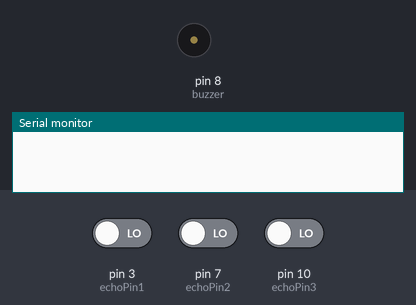
Bench run of a sketch on a simulated Arduino Uno, built with avr-gcc and run on an emulated ATmega328P. Parts: buzzer (waves = sounding, pin HIGH), the last lines printed to the serial monitor. Inputs (shaded band) come from the test bench; at power-on: pin 3 (echoPin1) LOW, pin 7 (echoPin2) LOW, pin 10 (echoPin3) LOW. Pins used as bus, display or sensor lines are not drawn.

Above: at 0.1 s.
At 2.2 s:
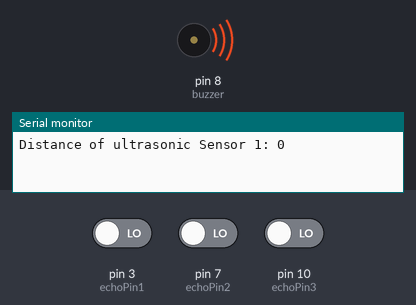
Timing chart, 0 to 3.7 s (numbered marks = the images above):
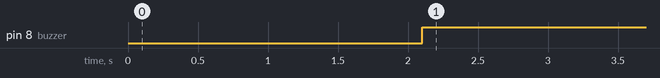

Measured:
- by itself, pin 8 (buzzer): LOW → HIGH at 2.1 s

The sketch:

main.ino
```cpp
//pins for ultrasonic sensor 1
const int trigoPin1=2;
const int echoPin1=3;

//pins for ultrasonic sensor 2
const int trigoPin2=6;
const int echoPin2=7;

//pins for ultrasonic sensor 3
const int trigoPin3=9;
const int echoPin3=10;

//pin for buzzer
const int buzzer = 8;

long duration;
int distance;


void setup()
{

  pinMode(trigoPin1,OUTPUT);
  pinMode(echoPin1,INPUT);

  pinMode(trigoPin2,OUTPUT);
  pinMode(echoPin2,INPUT);

  pinMode(trigoPin3,OUTPUT);
  pinMode(echoPin3,INPUT);

  pinMode(buzzer, OUTPUT);
  digitalWrite(buzzer,LOW);
  Serial.begin(9600);
}

void loop()
{
  calcDistance(trigoPin1,echoPin1);
  calcDistance(trigoPin2,echoPin2);
  calcDistance(trigoPin3,echoPin3);
}

void calcDistance(int trigPin,int echoPin)
{
  digitalWrite(trigPin,LOW);
  delay(100);
  digitalWrite(trigPin,HIGH);
  delay(1000);
  digitalWrite(trigPin,LOW);
  duration=pulseIn(echoPin,HIGH);
  distance=duration * 0.034/2;
  if(trigPin == 2)
  {
    Serial.print("Distance of ultrasonic Sensor 1: ");
    Serial.println(distance);
    if(distance<15)
    {
      digitalWrite(buzzer,HIGH);
      delay(1000);
    }
    else
    {
      digitalWrite(buzzer,LOW);
    }
  }

  if(trigPin == 6)
  {
    Serial.print("Distance of ultrasonic Sensor 2: ");
    Serial.println(distance);
    if(distance<15)
    {
      digitalWrite(buzzer,HIGH);
      delay(700);
    }
    else
    {
      digitalWrite(buzzer,LOW);
    }

  }

  if(trigPin == 9)
  {
    Serial.print("Distance of Ultrasonic Sensor 3: ");
    Serial.println(distance);
    if(distance<15)
    {
      digitalWrite(buzzer,HIGH);
      delay(500);
    }
    else
    {
      digitalWrite(buzzer,LOW);
    }
  }

}
```
